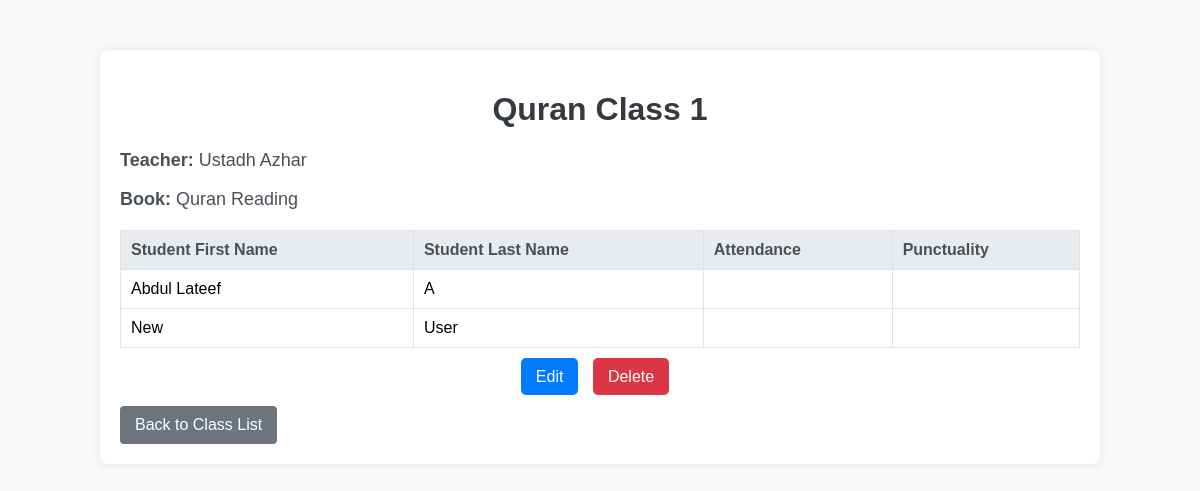
/accounts/classes/3/ (signed in), run on the app's committed database.
### accounts/models.py (models this page shows, shortened)
class ClassName(models.Model):
    QAIDAH = 'qaidah'
    QURAN_READING = 'quran_reading'
    HIFZ = 'hifz'
    NA = 'na'
    BOOK_CHOICES = [
        (QAIDAH, 'Qaidah'),
        (QURAN_READING, 'Quran Reading'),
        (HIFZ, 'Hifz'),
        (NA, 'N/A'),
    ]
    name = models.CharField(max_length=100)
    teacher = models.ForeignKey('Profile', on_delete=models.SET_NULL, null=True,
                                limit_choices_to={'user_type__in': ['admin_teacher', 'regular_teacher']})
    book = models.CharField(max_length=20, choices=BOOK_CHOICES, default=NA)
    created_at = models.DateTimeField(auto_now_add=True)
    class Meta:
        verbose_name = "Class"
        verbose_name_plural = "Classes"

class Profile(models.Model):
    ADMIN_TEACHER = 'admin_teacher'
    REGULAR_TEACHER = 'regular_teacher'
    STUDENT = 'student'
    WAITING_LIST = 'waiting_list'
    USER_TYPE_CHOICES = [
        (ADMIN_TEACHER, 'Admin Teacher'),
        (REGULAR_TEACHER, 'Regular Teacher'),
        (STUDENT, 'Student'),
        (WAITING_LIST, 'Waiting List'),
    ]
    user = models.OneToOneField(User, on_delete=models.CASCADE)
    user_type = models.CharField(max_length=20, choices=USER_TYPE_CHOICES, default=WAITING_LIST)
    class_name = models.ForeignKey(ClassName, on_delete=models.SET_NULL, null=True,blank=True, related_name='students')
    class Meta:
        verbose_name = "Profile"
        verbose_name_plural = "Profiles"

### accounts/views.py (the view)
# urls.py: path('classes/<int:pk>/', ClassDetailView.as_view(), name='class-detail'),
class ClassDetailView(LoginRequiredMixin, DetailView):
    model = ClassName
    template_name = 'accounts/class_detail.html'
    context_object_name = 'class'
    def get_context_data(self, **kwargs):
        context = super().get_context_data(**kwargs)
        class_obj = self.get_object()
        students = Profile.objects.filter(class_name=class_obj)
        context['students'] = students
        return context

### accounts/templates/accounts/class_detail.html (shortened to what this page needs)
<!DOCTYPE html>
<html lang="en">
<head>
</head>
<body>
    <div class="container">
        <h1>{{ class.name }}</h1>
        <div class="class-details">
            <p><strong>Teacher:</strong> Ustadh {{ class.teacher.user.first_name }}</p>
            <p><strong>Book:</strong> {{ class.get_book_display }}</p>
        </div>
        <table>
            <thead>
                <tr>
                    <th>Student First Name</th>
                    <th>Student Last Name</th>
                    <th>Attendance</th>
                    <th>Punctuality</th>
                </tr>
            </thead>
            <tbody>
                {% for student in class.students.all %}
                    <tr>
                        <td>{{ student.user.first_name }}</td>
                        <td>{{ student.user.last_name }}</td>
                        <td>{{ student.attendance }}</td>
                        <td>{{ student.punctuality }}</td>
                    </tr>
                {% endfor %}
            </tbody>
        </table>
        <div class="actions">
            <a href="{% url 'class-update' class.pk %}">Edit</a>
            <a href="{% url 'class-delete' class.pk %}" class="delete">Delete</a>
        </div>
        <a href="{% url 'class-list' %}" class="back">Back to Class List</a>
    </div>
</body>
</html>

### accounts/templates/accounts/class_detail.html (style rules this page uses)
body { font-family: Arial, sans-serif; background-color: #f8f9fa; margin: 0; padding: 0; }
.container { width: 80%; margin: 50px auto; padding: 20px; background-color: #fff; box-shadow: 0 0 10px rgba(0, 0, 0, 0.1); border-radius: 8px; }
h1 { text-align: center; color: #343a40; }
.class-details { margin-bottom: 20px; }
.class-details p { font-size: 18px; color: #495057; }
table { width: 100%; border-collapse: collapse; margin-top: 20px; }
table, th, td { border: 1px solid #dee2e6; }
th, td { padding: 10px; text-align: left; }
th { background-color: #e9ecef; color: #495057; }
.actions { text-align: center; margin-top: 20px; }
.actions a { padding: 10px 15px; font-size: 16px; border: none; border-radius: 5px; text-decoration: none; cursor: pointer; background-color: #007bff; color: #fff; margin-right: 10px; }
.actions a.delete { background-color: #dc3545; }
a.back { display: inline-block; margin-top: 20px; text-align: center; padding: 10px 15px; background-color: #6c757d; color: #fff; text-decoration: none; border-radius: 4px; }

### data on the page
ClassName: name "Quran Class 1", teacher.user.first_name "Azhar", book "Quran Reading"
Profile: user.first_name "Abdul Lateef", user.last_name "A"
Profile: user.first_name "New", user.last_name "User"
